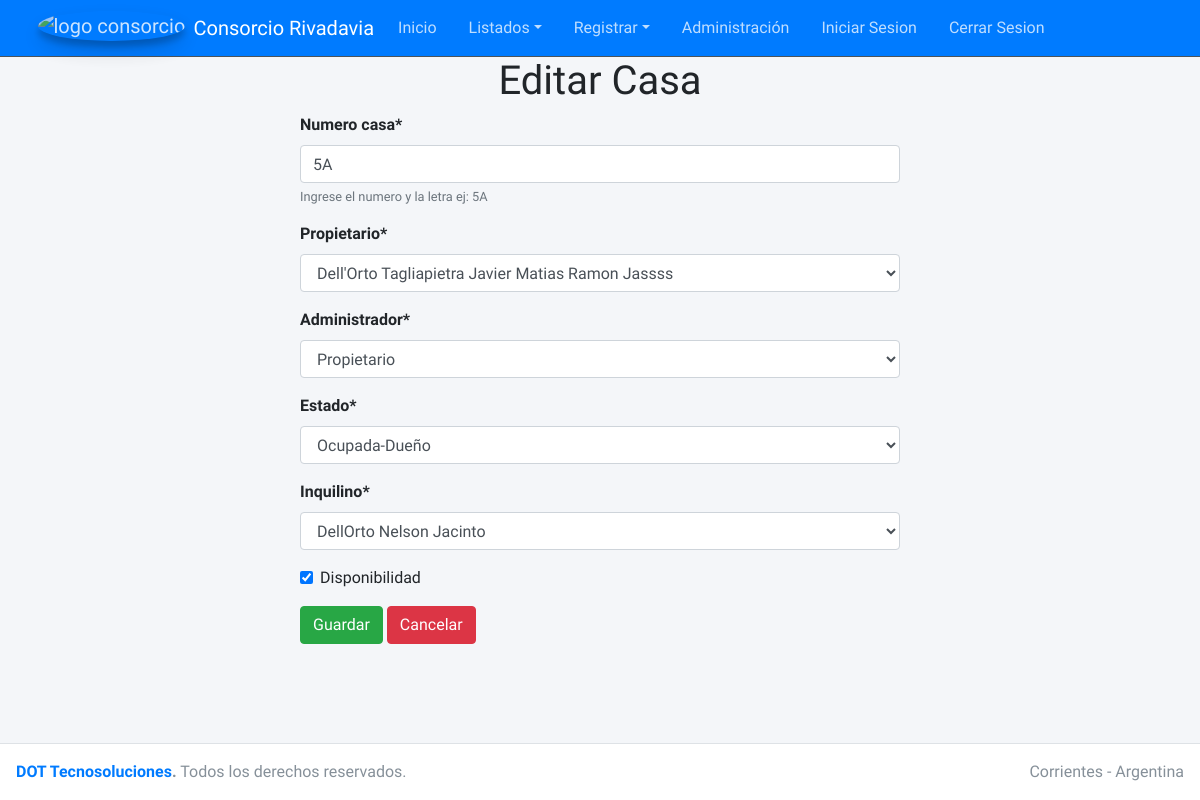
The app's page /consorcio/editar_casa/4 with its own data.
### casa/models.py (models this page shows, shortened)
class Casa(models.Model):
    numero_casa = models.CharField(max_length=2, blank=False, null=False, help_text='Ingrese el numero y la letra ej: 5A')
    propietario = models.ForeignKey(Propietario, on_delete=models.CASCADE)
    administrador = models.ForeignKey(Administrador, on_delete=models.CASCADE)
    opciones_estado = [('Alquilada', 'Alquilada'), ('Desocupada' , 'Desocupada') , ('Ocupada-Dueño', 'Ocupada-Dueño')]
    estado = models.CharField(max_length=15, null=False, choices=opciones_estado, default='OCU')
    inquilino = models.ForeignKey(Inquilino, verbose_name=("Inquilino"), on_delete=models.CASCADE)
    disponibilidad = models.BooleanField(default=True)
    creado = models.DateTimeField(auto_now_add=True)
    modificado = models.DateTimeField(auto_now=True)
    class Meta:
        ordering = ['numero_casa']
        verbose_name = ("Casa")
        verbose_name_plural = ("Casas")

### casa/views.py (the view)
# urls.py: path('editar_casa/<int:id_casa>', views.FormularioCasaView.editar_casa, name='editarcasa'),
    def editar_casa(request, id_casa):
        casa = Casa.objects.filter(id=id_casa).first()
        form = FormularioCasa(instance = casa)
        return render(request, 'editarcasa.html', {'form':form, 'casa':casa})

### casa/forms.py
class FormularioCasa(forms.ModelForm):
    class Meta:
        model = Casa
        fields = '__all__'

### casa/models.py (called while the page is built)
    def __str__(self):
        return ('{} {}'.format(self.apellido, self.nombre))

    def __str__(self):
        return ('{} {}'.format(self.apellido, self.nombre))

    def __str__(self):
        return ('{} {}'.format(self.apellido, self.nombre))

### casa/templates/editarcasa.html (shortened to what this page needs)
{% extends 'home.html' %}
{% load crispy_forms_tags %}
{% block content %}
<h1 class="text-center">Editar Casa</h1>
<form action=" {% url 'actualizarcasa' casa.id %}" method="POST">
  <div style="width: 50%; margin: auto">
    {{form | crispy}}
    <button type="submit" class="btn btn-success">Guardar</button>
    <a href="{% url 'listado_casas' %}" class="btn btn-danger">Cancelar</a>
  </div>
</form>
{% endblock %}

### records on screen
Casa: numero_casa "5A", propietario "Dell'Orto Tagliapietra Javier Matias Ramon Jassss", administrador "Propietario", estado "Ocupada-Dueño", inquilino "DellOrto Nelson Jacinto", disponibilidad "☑"
